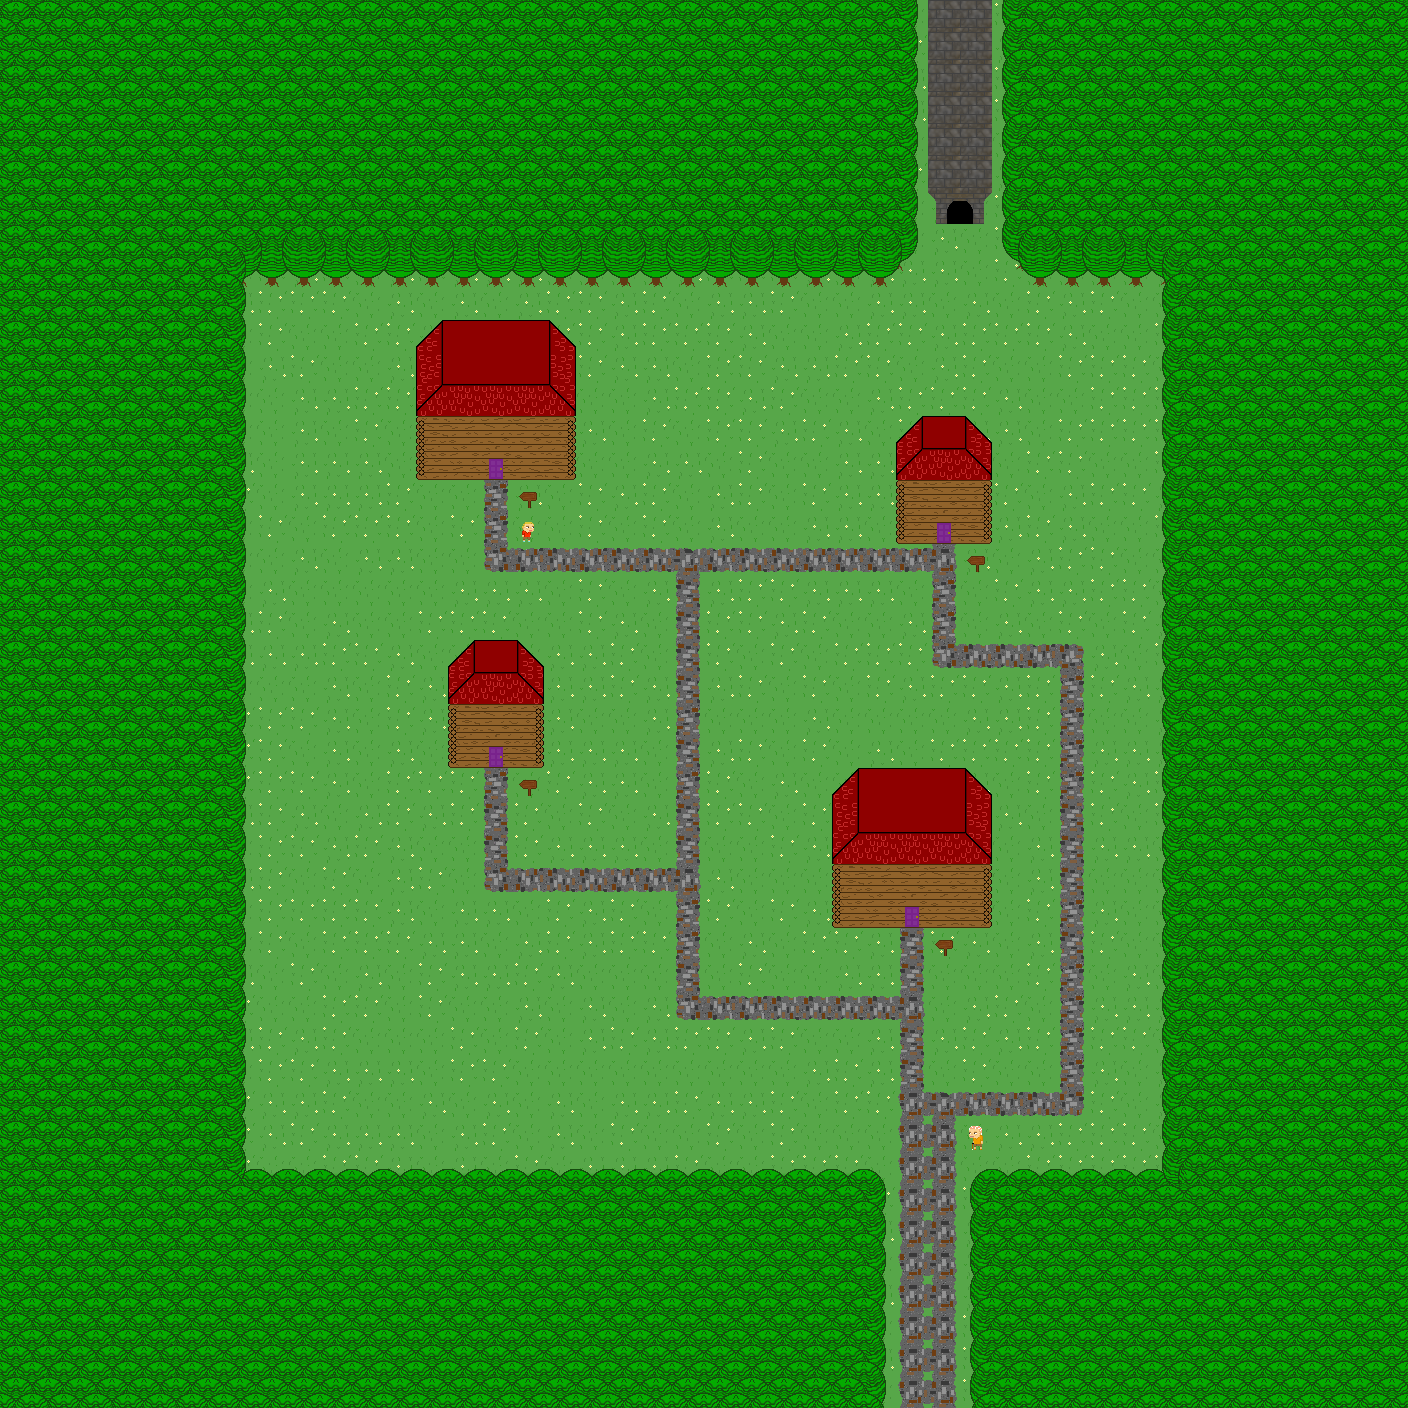

Below is a game level as drawn by its tile map, then a one-line description and the .tmx that defines it (tile-layer data replaced by summaries):
An orthogonal 44x44 tile map with 32x32 px tiles, 6 tile layers (floor, wallFix, walls, doors, ...), 2 tilesets and 10 objects (to dungeon, to timmy's house, to quest giver).

<map version="1.0" orientation="orthogonal" width="44" height="44" tilewidth="32" tileheight="32">
 <properties>
  <property name="AmbientLight" value="1" />
  <property name="LightColor" value="0,0,0,0" />
  <property name="StartX" value="28" />
  <property name="StartY" value="9" />
  <property name="TileHeight" value="32" />
  <property name="TileWidth" value="32" />
 </properties>
 <tileset firstgid="1" name="towntileset" tilewidth="32" tileheight="32" spacing="2">
  <image source="towntileset.png" width="611" height="203" />
 </tileset>
 <tileset firstgid="109" name="npcSheet" tilewidth="32" tileheight="32" spacing="2">
  <image source="npcSheet.png" width="203" height="101" />
 </tileset>
 <layer name="floor" width="44" height="44">
  <properties>
   <property name="collide" value="false" />
  </properties>
  <data>[1936 cells, 1936 non-empty, 15 distinct tile ids]</data>
 </layer>
 <layer name="wallFix" width="44" height="44">
  <properties>
   <property name="collide" value="true" />
  </properties>
  <data>[1936 cells, 6 non-empty, 5 distinct tile ids]</data>
 </layer>
 <layer name="walls" width="44" height="44">
  <properties>
   <property name="collide" value="true" />
  </properties>
  <data>[1936 cells, 1238 non-empty, 39 distinct tile ids]</data>
 </layer>
 <layer name="doors" width="44" height="44">
  <properties>
   <property name="collide" value="false" />
  </properties>
  <data>[1936 cells, 6 non-empty, 3 distinct tile ids]</data>
 </layer>
 <layer name="Characters" width="44" height="44">
  <data>[1936 cells, 0 non-empty, 0 distinct tile ids]</data>
 </layer>
 <layer name="Lights" width="44" height="44">
  <properties>
   <property name="collide" value="false" />
  </properties>
  <data>[1936 cells, 0 non-empty, 0 distinct tile ids]</data>
 </layer>
 <objectgroup name="Objects" width="44" height="44">
  <object name="to dungeon" x="928" y="224" width="64" height="32">
   <properties>
    <property name="change_map" value="data/darkDungeonRoom1.tmx, 7, 13" />
    <property name="interaction_type" value="player_auto" />
    <property name="type" value="Interaction" />
   </properties>
  </object>
  <object name="to timmy's house" x="480" y="448" width="32" height="32">
   <properties>
    <property name="change_map" value="data/timmyHouse.tmx, 9, 6" />
    <property name="interaction_type" value="player" />
    <property name="type" value="Interaction" />
   </properties>
  </object>
  <object x="928" y="512" width="32" height="32">
   <properties>
    <property name="display_text" value="Hello? Anyone home? Hmm? I guess no one's home." />
    <property name="interaction_type" value="player" />
    <property name="type" value="Interaction" />
   </properties>
  </object>
  <object name="to quest giver" x="896" y="896" width="32" height="32">
   <properties>
    <property name="change_map" value="data/questHouse.tmx, 9, 6" />
    <property name="interaction_type" value="player" />
    <property name="type" value="Interaction" />
   </properties>
  </object>
  <object x="480" y="736" width="32" height="32">
   <properties>
    <property name="display_text" value="It's locked!" />
    <property name="interaction_type" value="player" />
    <property name="type" value="Interaction" />
   </properties>
  </object>
  <object x="928" y="928" width="32" height="48">
   <properties>
    <property name="display_text" value="Herbert's House" />
    <property name="interaction_type" value="player" />
    <property name="type" value="Interaction" />
   </properties>
  </object>
  <object x="957" y="1119" width="26" height="38">
   <properties>
    <property name="display_text" value="Looks like you're here for a reason. Maybe Herbert can help you figure out why you're here?" />
    <property name="interaction_type" value="player" />
    <property name="type" value="Interaction" />
   </properties>
  </object>
  <object x="520" y="520" width="26" height="32">
   <properties>
    <property name="display_text" value="I hope Timmy's okay. He hasn't come out to play for awhile." />
    <property name="interaction_type" value="player" />
    <property name="type" value="Interaction" />
   </properties>
  </object>
  <object x="896" y="1184" width="64" height="32">
   <properties>
    <property name="display_text" value="We're here for a reason. We shouldn't leave till we've helped the village out." />
    <property name="interaction_type" value="player_auto" />
    <property name="type" value="Interaction" />
   </properties>
  </object>
  <object x="0" y="0" width="1408" height="1408">
   <properties>
    <property name="LightColor" value="1,1,1,1" />
    <property name="type" value="MapLight" />
   </properties>
   <ellipse />
  </object>
 </objectgroup>
</map>
